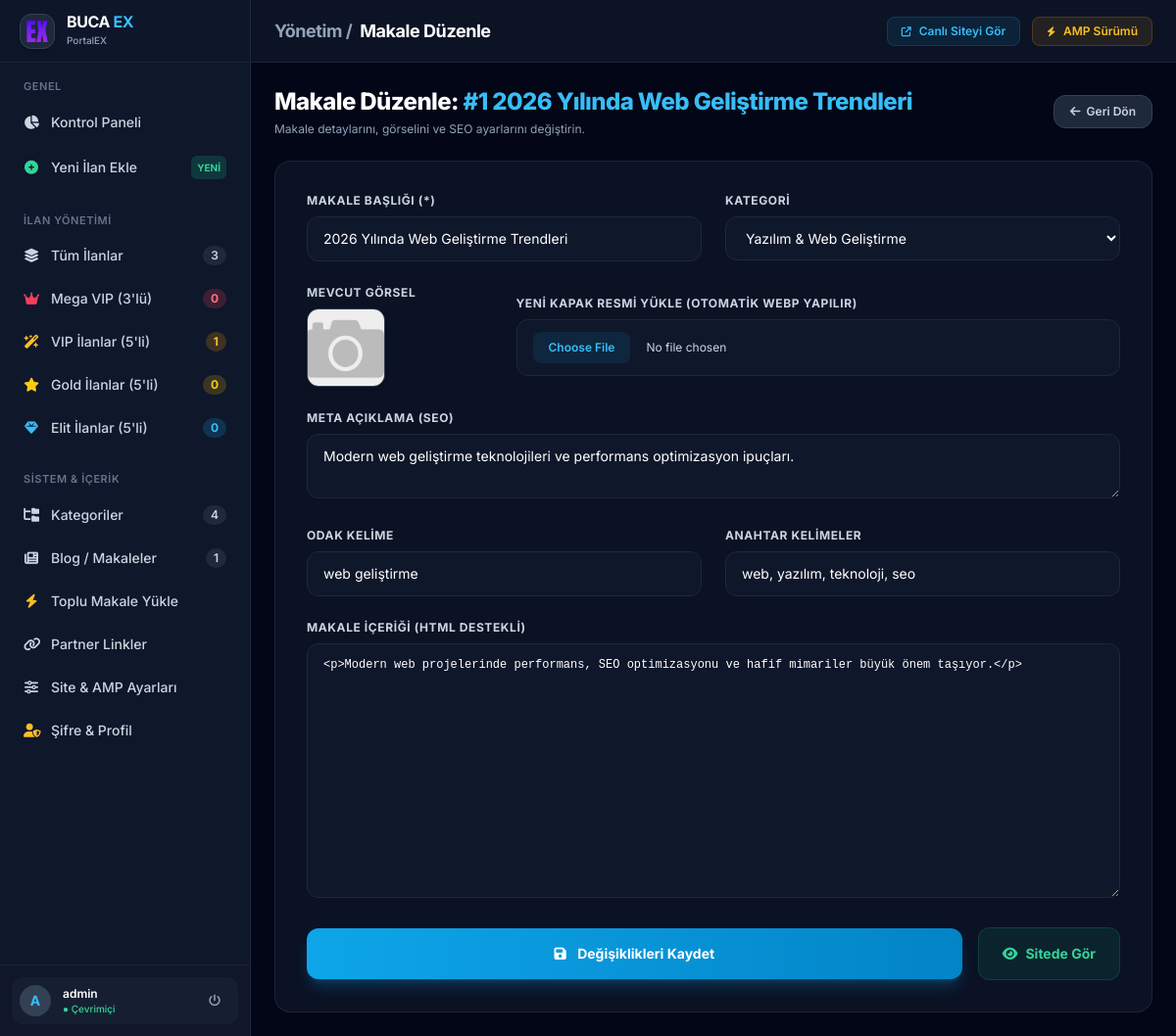
The page /admin/blog-duzenle.php?id=1 (signed in) on the database its author committed.
### tables this page shows
CREATE TABLE `blog` (
  `id` INT NOT NULL AUTO_INCREMENT,
  `kategori` INT DEFAULT 0,
  `baslik` VARCHAR(255) NOT NULL,
  `aciklama` LONGTEXT,
  `resim` VARCHAR(255) DEFAULT 'resimyok.png',
  `meta` TEXT,
  `anahtar` TEXT,
  `durum` VARCHAR(50) DEFAULT 'Aktif',
  `odak_kelime` VARCHAR(255) DEFAULT '',
  `seo` VARCHAR(255) NOT NULL,
  `paylasim` VARCHAR(50) DEFAULT 'Normal',
  `tarih` VARCHAR(50) DEFAULT '',
  `yayinlanma_tarihi` DATETIME DEFAULT CURRENT_TIMESTAMP,
  `yil` INT DEFAULT 2026,
  `hit` INT DEFAULT 0,
  PRIMARY KEY (`id`),
  KEY `idx_blog_durum` (`durum`),
  KEY `idx_blog_seo` (`seo`)
);

CREATE TABLE `kategori` (
  `id` INT NOT NULL AUTO_INCREMENT,
  `baslik` VARCHAR(255) NOT NULL,
  `seo` VARCHAR(255) NOT NULL,
  `odak` VARCHAR(255) DEFAULT 'İzmir',
  `meta` TEXT,
  `anahtar` TEXT,
  `aciklama` TEXT,
  PRIMARY KEY (`id`),
  KEY `idx_kat_seo` (`seo`)
);

### admin/blog-duzenle.php (the view, shortened to what this page needs)
<?php
require_once('header.php');
$id = isset($_GET['id']) ? intval($_GET['id']) : 0;
$stmt = $conn->prepare("SELECT * FROM blog WHERE id = ?");
$stmt->execute([$id]);
$row = $stmt->fetch(PDO::FETCH_ASSOC);
?>
<div class="max-w-4xl mx-auto">
    <div class="mb-6 flex items-center justify-between">
        <div>
            <h2 class="text-2xl font-extrabold text-white tracking-tight">Makale Düzenle: <span class="text-sky-400">#<?= $row['id']; ?> <?= htmlspecialchars($row['baslik']); ?></span></h2>
            <p class="text-xs text-slate-400 mt-1">Makale detaylarını, görselini ve SEO ayarlarını değiştirin.</p>
        </div>
        <a href="blog.php" class="px-4 py-2 bg-slate-800 hover:bg-slate-700 text-slate-300 text-xs font-semibold rounded-xl border border-slate-700 transition-all flex items-center gap-1.5">
            <i class="fa-solid fa-arrow-left text-xs"></i>
            <span>Geri Dön</span>
        </a>
    </div>
    <form method="POST" action="" enctype="multipart/form-data" class="glass-panel p-8 rounded-2xl space-y-6">
        <div class="grid grid-cols-1 md:grid-cols-2 gap-6">
            <div>
                <label class="block text-xs font-bold text-slate-300 uppercase tracking-wider mb-2">Makale Başlığı (*)</label>
                <input type="text" name="baslik" value="<?= htmlspecialchars($row['baslik']); ?>" required class="w-full px-4 py-3 bg-slate-900 border border-slate-800 rounded-xl text-sm text-white focus:outline-none focus:border-sky-500">
            </div>
            <div>
                <label class="block text-xs font-bold text-slate-300 uppercase tracking-wider mb-2">Kategori</label>
                <select name="kategori" class="w-full px-4 py-3 bg-slate-900 border border-slate-800 rounded-xl text-sm text-white focus:outline-none focus:border-sky-500">
                    <?php
                    $kats = $conn->query("SELECT id, baslik FROM kategori ORDER BY baslik ASC")->fetchAll(PDO::FETCH_ASSOC);
                    foreach($kats as $k): ?>
                    <option value="<?= $k['id']; ?>" <?= $k['id'] == $row['kategori'] ? 'selected' : ''; ?>><?= htmlspecialchars($k['baslik']); ?></option>
                    <?php endforeach; ?>
                </select>
            </div>
        </div>
        <div class="grid grid-cols-1 md:grid-cols-4 gap-6 items-center">
            <div class="md:col-span-1">
                <span class="block text-xs font-bold text-slate-300 uppercase tracking-wider mb-2">Mevcut Görsel</span>
                <img src="../blogresim/<?= htmlspecialchars($row['resim'] ?: 'resimyok.png'); ?>" class="w-20 h-20 object-cover rounded-xl border border-slate-700 shadow-md">
            </div>
            <div class="md:col-span-3">
                <label class="block text-xs font-bold text-slate-300 uppercase tracking-wider mb-2">Yeni Kapak Resmi Yükle (Otomatik WebP Yapılır)</label>
                <input type="file" name="dosya" accept="image/*" class="w-full px-4 py-3 bg-slate-900 border border-slate-800 rounded-xl text-xs text-slate-300 file:mr-4 file:py-2 file:px-4 file:rounded-lg file:border-0 file:text-xs file:font-semibold file:bg-sky-500/10 file:text-sky-400 hover:file:bg-sky-500/20">
            </div>
        </div>
        <div>
            <label class="block text-xs font-bold text-slate-300 uppercase tracking-wider mb-2">Meta Açıklama (SEO)</label>
            <textarea name="meta" rows="2" class="w-full px-4 py-3 bg-slate-900 border border-slate-800 rounded-xl text-sm text-white focus:outline-none focus:border-sky-500"><?= htmlspecialchars($row['meta'] ?? ''); ?></textarea>
        </div>
        <div class="grid grid-cols-1 md:grid-cols-2 gap-6">
            <div>
                <label class="block text-xs font-bold text-slate-300 uppercase tracking-wider mb-2">Odak Kelime</label>
                <input type="text" name="odak_kelime" value="<?= htmlspecialchars($row['odak_kelime'] ?? ''); ?>" placeholder="Örn: ÖNE ÇIKAN İLAN" class="w-full px-4 py-3 bg-slate-900 border border-slate-800 rounded-xl text-sm text-white focus:outline-none focus:border-sky-500">
            </div>
            <div>
                <label class="block text-xs font-bold text-slate-300 uppercase tracking-wider mb-2">Anahtar Kelimeler</label>
                <input type="text" name="anahtar" value="<?= htmlspecialchars($row['anahtar'] ?? ''); ?>" placeholder="Örn: ÖNE ÇIKAN İLAN, izmir model" class="w-full px-4 py-3 bg-slate-900 border border-slate-800 rounded-xl text-sm text-white focus:outline-none focus:border-sky-500">
            </div>
        </div>
        <div>
            <label class="block text-xs font-bold text-slate-300 uppercase tracking-wider mb-2">Makale İçeriği (HTML Destekli)</label>
            <textarea name="aciklama" rows="12" class="w-full px-4 py-3 bg-slate-900 border border-slate-800 rounded-xl text-sm text-white focus:outline-none focus:border-sky-500 font-mono text-xs leading-relaxed"><?= htmlspecialchars($row['aciklama'] ?? ''); ?></textarea>
        </div>
        <div class="flex items-center gap-4">
            <button type="submit" name="guncelle" class="flex-1 py-4 bg-gradient-to-r from-sky-500 to-sky-600 hover:from-sky-400 hover:to-sky-500 text-white font-bold text-sm rounded-xl shadow-lg shadow-sky-500/25 transition-all">
                <i class="fa-solid fa-floppy-disk mr-2"></i> Değişiklikleri Kaydet
            </button>
            <a href="../yazi/<?= htmlspecialchars($row['seo']); ?>/<?= $row['id']; ?>.html" target="_blank" class="px-6 py-4 bg-emerald-500/10 hover:bg-emerald-500/20 text-emerald-400 border border-emerald-500/20 font-bold text-sm rounded-xl transition-all flex items-center justify-center gap-2">
                <i class="fa-solid fa-eye"></i>
                <span>Sitede Gör</span>
            </a>
        </div>
    </form>
</div>
<?php require_once('footer.php'); ?>

### admin/header.php (style rules this page uses)
body { font-family: 'Inter', sans-serif; }
.glass-panel { background: rgba(15, 23, 42, 0.75); backdrop-filter: blur(12px); border: 1px solid rgba(255, 255, 255, 0.08); }

### rows shown on the page
blog: id "1", baslik "2026 Yılında Web Geliştirme Trendleri", kategori "Yazılım & Web Geliştirme", resim (picture), meta "Modern web geliştirme teknolojileri ve performans optimizasyon ipuçları.", odak_kelime "web geliştirme", anahtar "web, yazılım, teknoloji, seo", aciklama "<p>Modern web projelerinde performans, SEO optimizasyonu ve hafif mimariler büyük önem taşıyor.</p>"

### other values the page prints
$stats['total_ilan'] "3"
$stats['mega_count'] "0"
$stats['vip_count'] "1"
$stats['gold_count'] "0"
$stats['elit_count'] "0"
$kat_count "4"
$blog_count "1"
substr($_SESSION['site_user'] ?? 'A', 0, 1) "A"
$_SESSION['site_user'] "admin"
